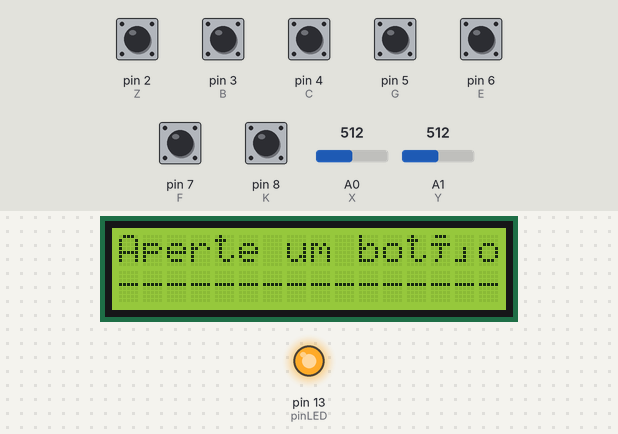
A sketch run on a simulated Arduino Uno, built with avr-gcc and run on an emulated ATmega328P. On the bench: 16×2 character LCD, output pins drawn as LEDs (lit = HIGH). Dashed ring = blinking. Inputs (shaded band) come from the test bench; at power-on: pin 2 (Z), pin 3 (B), pin 4 (C), pin 5 (G), pin 6 (E), pin 7 (F), pin 8 (K) HIGH, A1 (Y) = 512, A0 (X) = 512. No radio packets arrive unless stated.

Above: at 1.8 s.
1.9 s: A1 (Y) set to 636
3.4 s: A1 (Y) set to 662
At 3.8 s:
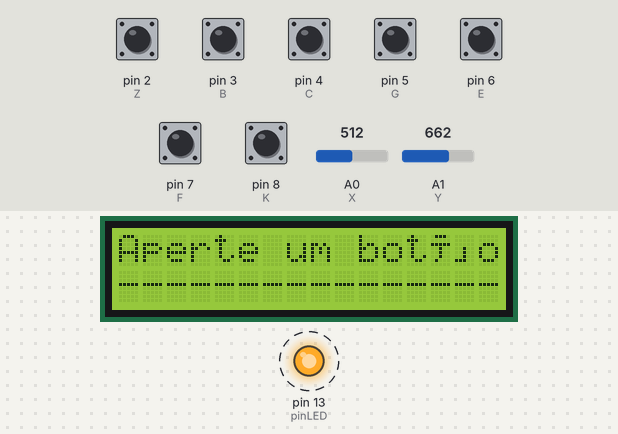
5.5 s: A0 (X) set to 637
7.0 s: A0 (X) set to 666
At 7.27 s:
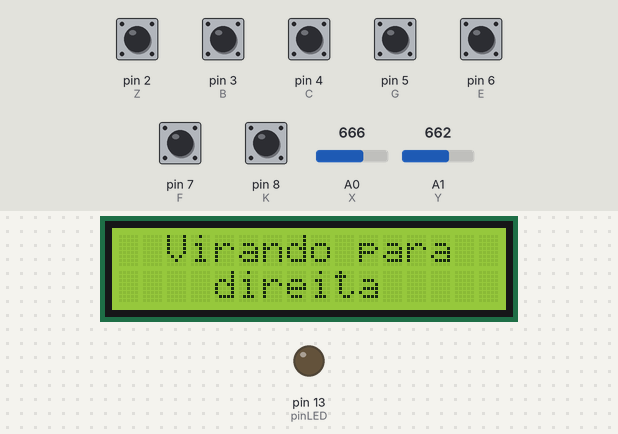
9.3 s: pin 2 (Z) pulled LOW for 0.15 s
At 9.48 s:
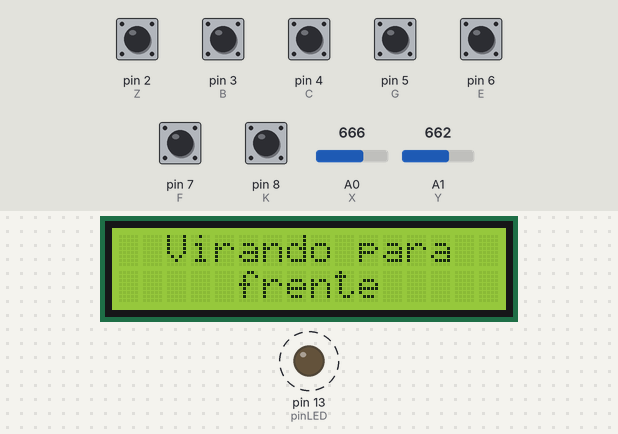
10.9 s: pin 3 (B) pulled LOW for 0.15 s
Timing chart, 0 to 15.0 s (numbered marks = the images above; inputs shaded):
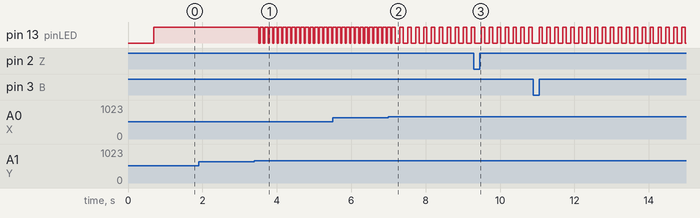

The sketch:

ControlMain.ino
```cpp
/* ------------- CONTROLE HEXPOD VERSÃO 1.0 -------------
 *  Desenvolvedores: Daniel Lopes
 *  ETEC Martin Luther King
 *  São Paulo(SP), Brasil - 2019
 *  Contatos: ddanielssoares@gmail.com
 *
 */
#include <VirtualWire.h>
#include <Wire.h>
#include <LiquidCrystal_I2C.h>

#define X     A0                                                          //Analógico horizontal(X)
#define Y     A1                                                          //Analógico vertical(Y)
#define K      8                                                          //Botão K
#define F      7                                                          //Botão F
#define E      6                                                          //Botão E
#define G      5                                                          //Botão G
#define C      4                                                          //Botão C
#define B      3                                                          //Botão B
#define Z      2                                                          //Botão Z
#define pinRF  12
#define pinLED 13

char valor1;

//SoftwareSerial BT_MasterHC05(11, 12);                                    //Declarando nome da serial emulada com RX = 11 / TX  = 12
LiquidCrystal_I2C lcd(0x27,2,1,0,4,5,6,7,3, POSITIVE);


void setup() {
  vw_set_tx_pin(pinRF);
  vw_set_ptt_inverted(true);
  vw_setup(2000);
  pinMode(pinLED, OUTPUT);
  lcd.begin (16,2);
//Serial.begin (9600);                                                  //Iniciando comunicação Serial para o USB em 9600
//BT_MasterHC05.begin(9600);                                             //Iniciando comunicação Serial("BT_MasterHC05") para o módulo HC-06 em 9600

  pinMode(X , INPUT);                                                    //A0 entrada analógica
  pinMode(Y , INPUT);                                                    //A1 entrada analógica
  for(int i = 2; i<9; i++) pinMode(i , INPUT_PULLUP);                    //Portas 2 - 8 como entradas com resistor Pullup

  lcd.setBacklight(HIGH);
  lcd.setCursor(0,0);
  lcd.print(" HEXPOD versão: ");
  lcd.setCursor(0,1);
  lcd.print("      2.33       ");
  delay(600);

}

void loop() {
  digitalWrite(pinLED, HIGH);
  int x_read = analogRead(X);                                        //Armazena o valor do Eixo X (0 - 1024)
  int y_read = analogRead(Y);                                        //Armazena o valor do Eixo Y (0 - 1024)

  lcd.setCursor(0,0);
  lcd.print("Aperte um botão!");
  lcd.setCursor(0,1);
  lcd.print("----------------");

    if ( x_read < 350 && y_read > 200 && y_read < 800) {             //Se Analógico for para esquerda com o eixo Y sem se mover
      char sendBT;                                                   //Variável em caractere para armezenar valores ENVIADOS via Bluetooth
      sendBT = 'A';                                                 //Valor a ser armazenado pela variável 'sendBT'
      valor1 = sendBT;
      vw_send((uint8_t *)valor1, strlen(valor1));
      vw_wait_tx();
      digitalWrite(pinLED, LOW);
    //BT_MasterHC05.write(sendBT);                                  //Envia o que está escrito em 'sendBT'
    //Serial.println(sendBT);
    //Serial.write(sendBT);
      lcd.setCursor(0,0);
      lcd.print("  Virando para  ");
      lcd.setCursor(0,1);
      lcd.print("    esquerda    ");
    }
    if ( x_read > 650 && y_read > 200 && y_read < 800) {             //Se Analógico for para direita com o eixo Y sem se mover
      char sendBT;                                                   //Variável em caractere para armezenar valores ENVIADOS via Bluetooth
      sendBT = 'D';                                                 //Valor a ser armazenado pela variável 'sendBT'
      valor1 = sendBT;
      vw_send((uint8_t *)valor1, strlen(valor1));
      vw_wait_tx();
      digitalWrite(pinLED, LOW);
    //BT_MasterHC05.write(sendBT);                                  //Envia o que está escrito em 'sendBT'
    //Serial.println(sendBT);
    //Serial.write(sendBT);
      lcd.setCursor(0,0);
      lcd.print("  Virando para  ");
      lcd.setCursor(0,1);
      lcd.print("    direita     ");
    }
    if ( y_read < 350 && x_read > 200 && x_read < 800) {             //Se Analógico for para cima com o eixo X sem se mover
      char sendBT;                                                   //Variável em caractere para armezenar valores ENVIADOS via Bluetooth
      sendBT = 'S';                                                 //Valor a ser armazenado pela variável 'sendBT'
      valor1 = sendBT;
      vw_send((uint8_t *)valor1, strlen(valor1));
      vw_wait_tx();
      digitalWrite(pinLED, LOW);
    //BT_MasterHC05.write(sendBT);                                  //Envia o que está escrito em 'sendBT'
    //Serial.println(sendBT);
    //Serial.write(sendBT);
      lcd.setCursor(0,0);
      lcd.print("  Virando para  ");
      lcd.setCursor(0,1);
      lcd.print("      trás      ");
    }
    if ( y_read > 650 && x_read > 200 && x_read < 800) {             //Se Analógico for para baixo com o eixo X sem se mover
      char sendBT;                                                   //Variável em caractere para armezenar valores ENVIADOS via Bluetooth
      sendBT = 'W';                                                 //Valor a ser armazenado pela variável 'sendBT'
      valor1 = sendBT;
      vw_send((uint8_t *)valor1, strlen(valor1));
      vw_wait_tx();
      digitalWrite(pinLED, LOW);
    //BT_MasterHC05.write(sendBT);                                  //Envia o que está escrito em 'sendBT'
    //Serial.println(sendBT);
    //Serial.write(sendBT);
      lcd.print("  Andando para  ");
      lcd.setCursor(0,1);
      lcd.print("     frente     ");
    }

      if (!digitalRead(K)) {                                    //Enquanto o botão for pressionado
         char sendBT;                                                   //Variável em caractere para armezenar valores ENVIADOS via Bluetooth
         sendBT = 'K';                                                 //Valor a ser armazenado pela variável 'sendBT'
         valor1 = sendBT;
          vw_send((uint8_t *)valor1, strlen(valor1));
          vw_wait_tx();
         digitalWrite(pinLED, LOW);
       //BT_MasterHC05.write(sendBT);                                  //Envia o que está escrito em 'sendBT'
       //Serial.println(sendBT);
       //Serial.write(sendBT);
      }
      if (!digitalRead(F)) {                                    //Enquanto o botão for pressionado
         char sendBT;                                                   //Variável em caractere para armezenar valores ENVIADOS via Bluetooth
         sendBT = 'F';                                                 //Valor a ser armazenado pela variável 'sendBT'
         valor1 = sendBT;
      vw_send((uint8_t *)valor1, strlen(valor1));
      vw_wait_tx();
         digitalWrite(pinLED, LOW);
       //BT_MasterHC05.write(sendBT);                                  //Envia o que está escrito em 'sendBT'
       //Serial.println(sendBT);
       //Serial.write(sendBT);
      }
      if (!digitalRead(E)) {                                    //Enquanto o botão for pressionado
         char sendBT;                                                   //Variável em caractere para armezenar valores ENVIADOS via Bluetooth
         sendBT = 'E';                                                 //Valor a ser armazenado pela variável 'sendBT'
         valor1 = sendBT;
      vw_send((uint8_t *)valor1, strlen(valor1));
      vw_wait_tx();
         digitalWrite(pinLED, LOW);
       //BT_MasterHC05.write(sendBT);                                  //Envia o que está escrito em 'sendBT'
       //Serial.println(sendBT);
       //Serial.write(sendBT);
      }
      if (!digitalRead(G)) {                                    //Enquanto o botão for pressionado
         char sendBT;                                                   //Variável em caractere para armezenar valores ENVIADOS via Bluetooth
         sendBT = 'G';                                                 //Valor a ser armazenado pela variável 'sendBT'
         valor1 = sendBT;
      vw_send((uint8_t *)valor1, strlen(valor1));
      vw_wait_tx();
         digitalWrite(pinLED, LOW);
       //BT_MasterHC05.write(sendBT);                                  //Envia o que está escrito em 'sendBT'
       //Serial.println(sendBT);
       //Serial.write(sendBT);
      }
      if (!digitalRead(C)) {                                    //Enquanto o botão for pressionado
         char sendBT;                                                   //Variável em caractere para armezenar valores ENVIADOS via Bluetooth
         sendBT = 'C';                                                 //Valor a ser armazenado pela variável 'sendBT'
         valor1 = sendBT;
      vw_send((uint8_t *)valor1, strlen(valor1));
      vw_wait_tx();
         digitalWrite(pinLED, LOW);
       //BT_MasterHC05.write(sendBT);                                  //Envia o que está escrito em 'sendBT'
       //Serial.println(sendBT);
       //Serial.write(sendBT);
      }
      if (!digitalRead(B)) {                                    //Enquanto o botão for pressionado
         char sendBT;                                                   //Variável em caractere para armezenar valores ENVIADOS via Bluetooth
         sendBT = 'B';                                                 //Valor a ser armazenado pela variável 'sendBT'
         valor1 = sendBT;
      vw_send((uint8_t *)valor1, strlen(valor1));
      vw_wait_tx();
         digitalWrite(pinLED, LOW);
       //BT_MasterHC05.write(sendBT);                                  //Envia o que está escrito em 'sendBT'
       //Serial.println(sendBT);
       //Serial.write(sendBT);
      }
      if (!digitalRead(Z)) {                                    //Enquanto o botão for pressionado
         char sendBT;                                                   //Variável em caractere para armezenar valores ENVIADOS via Bluetooth
         sendBT = 'Z';                                                 //Valor a ser armazenado pela variável 'sendBT'
         valor1 = sendBT;
      vw_send((uint8_t *)valor1, strlen(valor1));
      vw_wait_tx();
         digitalWrite(pinLED, LOW);
       //BT_MasterHC05.write(sendBT);                                  //Envia o que está escrito em 'sendBT'
       //Serial.println(sendBT);
       //Serial.write(sendBT);
      }
}
```

Measured:
- the behaviour switches between 650 and 651 on A1 (Y) (found by bisection; images 0 and 1)
- the behaviour switches between 650 and 651 on A0 (X) (found by bisection; images 1 and 2)
- after the input at 1.9 s, every drawn part: stays the same
- after the input at 3.4 s, pin 13 (pinLED): alternates HIGH for 0.09 s and LOW for 0.03 s, starting after 0.12 s; the display: first changes after 0.15 s (image 1 shows a later state)
- after the input at 7.0 s, the display: first differs from a run without the input after 0.22 s (image 2)
- after the input at 9.3 s, the display: first differs from a run without the input after 0.13 s (image 3)
- what the display in image 1 shows lasts 0.4 s, from 3.6 s to 4.0 s
